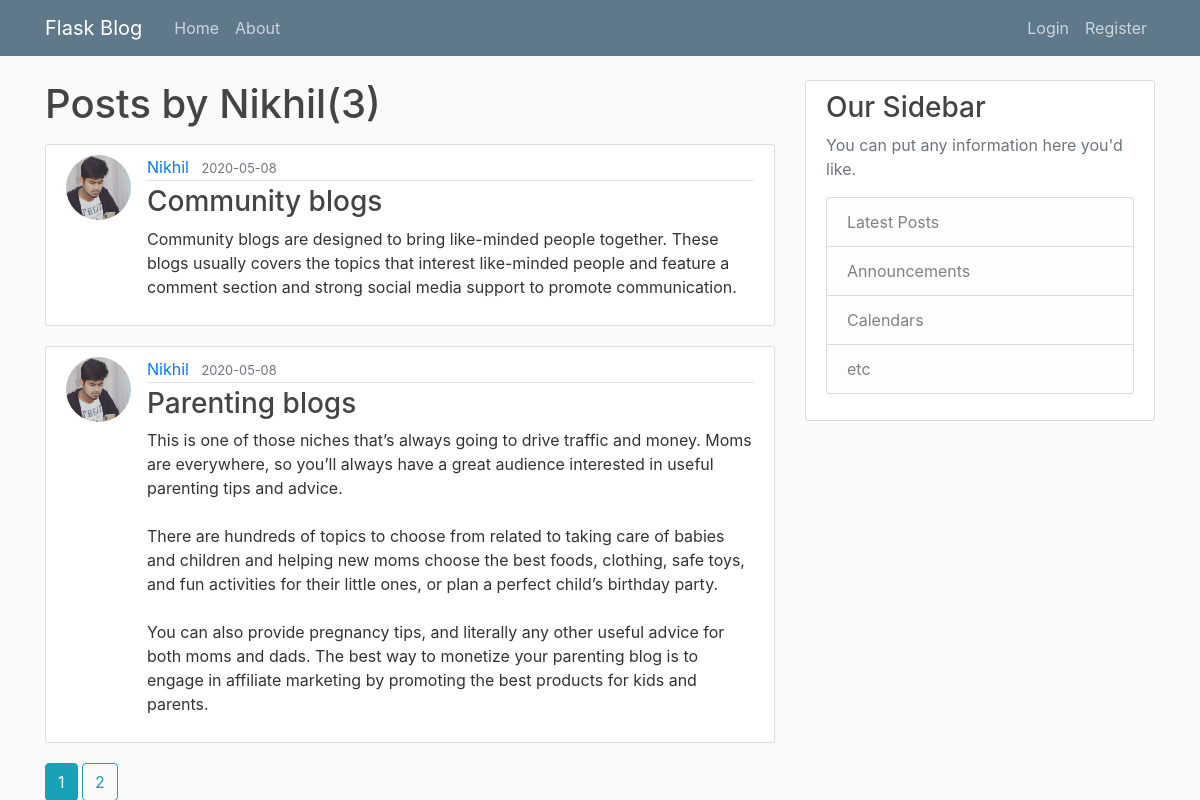
Page /user/Nikhil on the committed database.
### flaskblog/models.py (models this page shows, shortened)
class User(db.Model,UserMixin):
    id=db.Column(db.Integer,primary_key=True)
    username=db.Column(db.String(20),unique=True,nullable=False)
    email=db.Column(db.String(120),unique=True,nullable=False)
    image_file=db.Column(db.String(20),nullable=False,default='default.jpg')
    password=db.Column(db.String(60),nullable=False)
    posts=db.relationship('Post',backref='author',lazy=True)

class Post(db.Model):
    id=db.Column(db.Integer,primary_key=True)
    title=db.Column(db.String(100),nullable=False)
    date_posted=db.Column(db.DateTime,nullable=False,default=datetime.utcnow)
    content=db.Column(db.Text,nullable=False)
    user_id=db.Column(db.Integer,db.ForeignKey('user.id'),nullable=False)

### flaskblog/users/routes.py (the view)
@users.route("/user/<string:username>")
def user_post(username):
    page = request.args.get('page', 1, type=int)
    user=User.query.filter_by(username=username).first_or_404(username)
    posts = Post.query.filter_by(author=user)\
            .order_by(Post.date_posted.desc()).paginate(page=page,per_page=2)
    return render_template('user_post.html',posts=posts,user=user)

### flaskblog/templates/user_post.html
{% extends "layout.html" %}
{% block content %}
  <h1 class="mb-3"> Posts by {{user.username}}({{posts.total}})</h1>
    {% for post in posts.items %}
    <article class="media content-section">
      <img class="rounded-circle article-img" src="{{ url_for('static', filename='profile/'+post.author.image_file)}}">
      <div class="media-body">
        <div class="article-metadata">
       <a class="mr-2" href="{{url_for('users.user_post',username=user.username)}}">{{ post.author.username}}</a>
      <small class="text-muted">{{ post.date_posted.strftime('%Y-%m-%d')}}</small>
        </div>
        <div class="first">
      <h3><a class="article-title" href="{{url_for('posts.post',post_id=post.id) }}">{{ post.title }}</a></h3>
      <p class="article-content">{{ post.content }}</p>
      </div>
      </div>
    </article>
    {% endfor %}
    {% for page_num in posts.iter_pages(left_edge=1, right_edge=1, left_current=1, right_current=2) %}
      {% if page_num %}
        {% if posts.page==page_num %}
          <a class="btn btn-info" mb-4 href="{{url_for('users.user_post',username=user.username, page=page_num)}}">{{page_num}}</a>
        {% else %}
          <a class="btn btn-outline-info" mb-4 href="{{url_for('users.user_post',username=user.username, page=page_num)}}">{{page_num}}</a>
        {% endif %}
      {% else %}
      ...
      {% endif %}
    {% endfor %}
{% endblock content %}

### flaskblog/static/ui.css (style rules this page uses)
body { background: #fafafa; color: #333333; margin-top: 5rem; }
h1, h2, h3, h4, h5, h6 { color: #444444; }
.content-section { background: #ffffff; padding: 10px 20px; border: 1px solid #dddddd; border-radius: 3px; margin-bottom: 20px; }
.first { float:left; }
.article-title { margin-top: 5px; color: #444444; }
.article-content { white-space: pre-line; }
.article-img { height: 65px; width: 65px; margin-right: 16px; }
.article-metadata { padding-bottom: 1px; margin-bottom: 4px; border-bottom: 1px solid #e3e3e3 }

### rows in the picture
User: username "Nikhil"
Post: image_file (placeholder picture), author.username "Nikhil", date_posted "2020-05-08", title "Community blogs", content "Community blogs are designed to bring like-minded people together. These blogs usually covers the topics that interest like-minded people and feature a comment section and strong social media support to promote communication."
Post: image_file (placeholder picture), author.username "Nikhil", date_posted "2020-05-08", title "Parenting blogs", content "This is one of those niches that’s always going to drive traffic and money. Moms are everywhere, so you’ll always have a great audience interested in useful parenting tips and advice. There are hundreds of topics to choose from related to taking care of babies and children and helping new moms choose the best foods, clothing, safe toys, and fun activities for their little ones, or plan a perfect child’s birthday party. You can also provide pregnancy tips, and literally any other useful advice for both moms and dads. The best way to monetize your parenting blog is to engage in affiliate marketing by promoting the best products for kids and parents."

### other values in the picture
{{ posts.total }} "3"
{{ page_num }} "1"
{{ page_num }} "2"
